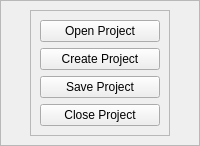
                        <widget class="QWidget" name="page_left_content_right_menuContents_project">
                         <property name="styleSheet">
                          <string notr="true"/>
                         </property>
                         <layout class="QVBoxLayout" name="verticalLayout_21">
                          <property name="spacing">
                           <number>0</number>
                          </property>
                          <property name="leftMargin">
                           <number>0</number>
                          </property>
                          <property name="topMargin">
                           <number>0</number>
                          </property>
                          <property name="rightMargin">
                           <number>0</number>
                          </property>
                          <property name="bottomMargin">
                           <number>0</number>
                          </property>
                          <item>
                           <widget class="QFrame" name="frm_projectMenu_content">
                            <property name="frameShape">
                             <enum>QFrame::StyledPanel</enum>
                            </property>
                            <property name="frameShadow">
                             <enum>QFrame::Raised</enum>
                            </property>
                            <layout class="QVBoxLayout" name="verticalLayout_20">
                             <item alignment="Qt::AlignHCenter|Qt::AlignTop">
                              <widget class="QFrame" name="frm_projectMenu_projectOperations">
                               <property name="frameShape">
                                <enum>QFrame::StyledPanel</enum>
                               </property>
                               <property name="frameShadow">
                                <enum>QFrame::Raised</enum>
                               </property>
                               <layout class="QVBoxLayout" name="verticalLayout_22">
                                <item alignment="Qt::AlignHCenter">
                                 <widget class="QPushButton" name="pbtn_right_menu_tool_project_openProject">
                                  <property name="minimumSize">
                                   <size>
                                    <width>120</width>
                                    <height>0</height>
                                   </size>
                                  </property>
                                  <property name="styleSheet">
                                   <string notr="true"/>
                                  </property>
                                  <property name="text">
                                   <string>Open Project</string>
                                  </property>
                                  <property name="icon">
                                   <iconset resource="../resources.qrc">
                                    <normaloff>:/Resources/Icons/green/book-open.svg</normaloff>:/Resources/Icons/green/book-open.svg</iconset>
                                  </property>
                                  <property name="iconSize">
                                   <size>
                                    <width>24</width>
                                    <height>24</height>
                                   </size>
                                  </property>
                                 </widget>
                                </item>
                                <item alignment="Qt::AlignHCenter">
                                 <widget class="QPushButton" name="pbtn_right_menu_tool_project_createProject">
                                  <property name="minimumSize">
                                   <size>
                                    <width>120</width>
                                    <height>0</height>
                                   </size>
                                  </property>
                                  <property name="text">
                                   <string>Create Project</string>
                                  </property>
                                  <property name="icon">
                                   <iconset resource="../resources.qrc">
                                    <normaloff>:/Resources/Icons/green/folder-plus.svg</normaloff>:/Resources/Icons/green/folder-plus.svg</iconset>
                                  </property>
                                  <property name="iconSize">
                                   <size>
                                    <width>24</width>
                                    <height>24</height>
                                   </size>
                                  </property>
                                 </widget>
                                </item>
                                <item>
                                 <widget class="QPushButton" name="pbtn_right_menu_tool_project_saveProject">
                                  <property name="minimumSize">
                                   <size>
                                    <width>120</width>
                                    <height>0</height>
                                   </size>
                                  </property>
                                  <property name="maximumSize">
                                   <size>
                                    <width>16777215</width>
                                    <height>16777215</height>
                                   </size>
                                  </property>
                                  <property name="text">
                                   <string>Save Project</string>
                                  </property>
                                  <property name="icon">
                                   <iconset resource="../resources.qrc">
                                    <normaloff>:/Resources/Icons/green/save.svg</normaloff>:/Resources/Icons/green/save.svg</iconset>
                                  </property>
                                  <property name="iconSize">
                                   <size>
                                    <width>24</width>
                                    <height>24</height>
                                   </size>
                                  </property>
                                 </widget>
                                </item>
                                <item>
                                 <widget class="QPushButton" name="pbtn_right_menu_tool_project_closeProject">
                                  <property name="minimumSize">
                                   <size>
                                    <width>120</width>
                                    <height>0</height>
                                   </size>
                                  </property>
                                  <property name="text">
                                   <string>Close Project</string>
                                  </property>
                                  <property name="icon">
                                   <iconset resource="../resources.qrc">
                                    <normaloff>:/Resources/Icons/green/folder-minus.svg</normaloff>:/Resources/Icons/green/folder-minus.svg</iconset>
                                  </property>
                                  <property name="iconSize">
                                   <size>
                                    <width>24</width>
                                    <height>24</height>
                                   </size>
                                  </property>
                                 </widget>
                                </item>
                               </layout>
                              </widget>
                             </item>
                            </layout>
                           </widget>
                          </item>
                         </layout>
                        </widget>
